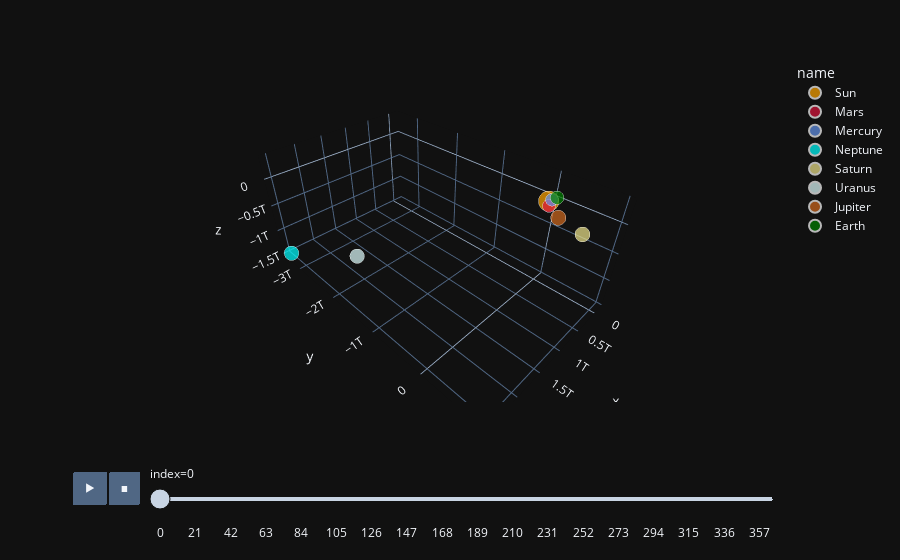

Source (notebook cell):
### Code cell
fig = px.scatter_3d(downsampled_position_history, x="x", y="y", z="z", color="name", size="radius",
                    animation_frame="index", animation_group="name",
                    template="plotly_dark",
                    color_discrete_sequence=["orange", "crimson", "cornflowerblue", "cyan", "khaki", "lightcyan", "chocolate", "green"]
                    ) 
# fig.update_layout(sliders=sliders)
fig

### Figure 1 — Plotly figure (JSON) as saved in the notebook; plotly's stock layout.template omitted (floating-point values rounded to 4 significant figures)
{"data": [{"hovertemplate": "name=Sun<br>index=0<br>x=%{x}<br>y=%{y}<br>z=%{z}<br>radius=%{marker.size}<extra></extra>", "ids": ["Sun"], "legendgroup": "Sun", "marker": {"color": "orange", "size": [20.36], "sizemode": "area", "sizeref": 0.0509, "symbol": "circle"}, "mode": "markers", "name": "Sun", "scene": "scene", "showlegend": true, "type": "scatter3d", "x": [0], "y": [0], "z": [0]}, {"hovertemplate": "name=Mars<br>index=0<br>x=%{x}<br>y=%{y}<br>z=%{z}<br>radius=%{marker.size}<extra></extra>", "ids": ["Mars"], "legendgroup": "Mars", "marker": {"color": "crimson", "size": [8.128], "sizemode": "area", "sizeref": 0.0509, "symbol": "circle"}, "mode": "markers", "name": "Mars", "scene": "scene", "showlegend": true, "type": "scatter3d", "x": [180000000000.0], "y": [108800000000.0], "z": [45030000000.0]}, {"hovertemplate": "name=Mercury<br>index=0<br>x=%{x}<br>y=%{y}<br>z=%{z}<br>radius=%{marker.size}<extra></extra>", "ids": ["Mercury"], "legendgroup": "Mercury", "marker": {"color": "cornflowerblue", "size": [7.8], "sizemode": "area", "sizeref": 0.0509, "symbol": "circle"}, "mode": "markers", "name": "Mercury", "scene": "scene", "showlegend": true, "type": "scatter3d", "x": [-37440000000.0], "y": [28020000000.0], "z": [18850000000.0]}, {"hovertemplate": "name=Neptune<br>index=0<br>x=%{x}<br>y=%{y}<br>z=%{z}<br>radius=%{marker.size}<extra></extra>", "ids": ["Neptune"], "legendgroup": "Neptune", "marker": {"color": "cyan", "size": [10.15], "sizemode": "area", "sizeref": 0.0509, "symbol": "circle"}, "mode": "markers", "name": "Neptune", "scene": "scene", "showlegend": true, "type": "scatter3d", "x": [2535683908365], "y": [-3424295260323], "z": [-1465000000000.0]}, {"hovertemplate": "name=Saturn<br>index=0<br>x=%{x}<br>y=%{y}<br>z=%{z}<br>radius=%{marker.size}<extra></extra>", "ids": ["Saturn"], "legendgroup": "Saturn", "marker": {"color": "khaki", "size": [10.97], "sizemode": "area", "sizeref": 0.0509, "symbol": "circle"}, "mode": "markers", "name": "Saturn", "scene": "scene", "showlegend": true, "type": "scatter3d", "x": [922100000000.0], "y": [952500000000.0], "z": [353800000000.0]}, {"hovertemplate": "name=Uranus<br>index=0<br>x=%{x}<br>y=%{y}<br>z=%{z}<br>radius=%{marker.size}<extra></extra>", "ids": ["Uranus"], "legendgroup": "Uranus", "marker": {"color": "lightcyan", "size": [10.14], "sizemode": "area", "sizeref": 0.0509, "symbol": "circle"}, "mode": "markers", "name": "Uranus", "scene": "scene", "showlegend": true, "type": "scatter3d", "x": [2181136954806], "y": [-1850525660559], "z": [-841300000000.0]}, {"hovertemplate": "name=Jupiter<br>index=0<br>x=%{x}<br>y=%{y}<br>z=%{z}<br>radius=%{marker.size}<extra></extra>", "ids": ["Jupiter"], "legendgroup": "Jupiter", "marker": {"color": "chocolate", "size": [11.15], "sizemode": "area", "sizeref": 0.0509, "symbol": "circle"}, "mode": "markers", "name": "Jupiter", "scene": "scene", "showlegend": true, "type": "scatter3d", "x": [558400000000.0], "y": [456600000000.0], "z": [182100000000.0]}, {"hovertemplate": "name=Earth<br>index=0<br>x=%{x}<br>y=%{y}<br>z=%{z}<br>radius=%{marker.size}<extra></extra>", "ids": ["Earth"], "legendgroup": "Earth", "marker": {"color": "green", "size": [8.76], "sizemode": "area", "sizeref": 0.0509, "symbol": "circle"}, "mode": "markers", "name": "Earth", "scene": "scene", "showlegend": true, "type": "scatter3d", "x": [-136000000000.0], "y": [53750000000.0], "z": [23310000000.0]}], "layout": {"legend": {"itemsizing": "constant", "title": {"text": "name"}, "tracegroupgap": 0}, "margin": {"t": 60}, "scene": {"domain": {"x": [0, 1], "y": [0, 1]}, "xaxis": {"title": {"text": "x"}}, "yaxis": {"title": {"text": "y"}}, "zaxis": {"title": {"text": "z"}}}, "sliders": [{"active": 0, "currentvalue": {"prefix": "index="}, "len": 0.9, "pad": {"b": 10, "t": 60}, "steps": [{"args": [["0"], {"frame": {"duration": 0, "redraw": true}, "fromcurrent": true, "mode": "immediate", "transition": {"duration": 0, "easing": "linear"}}], "label": "0", "method": "animate"}, {"args": [["7"], {"frame": {"duration": 0, "redraw": true}, "fromcurrent": true, "mode": "immediate", "transition": {"duration": 0, "easing": "linear"}}], "label": "7", "method": "animate"}, {"args": [["14"], {"frame": {"duration": 0, "redraw": true}, "fromcurrent": true, "mode": "immediate", "transition": {"duration": 0, "easing": "linear"}}], "label": "14", "method": "animate"}, {"args": [["21"], {"frame": {"duration": 0, "redraw": true}, "fromcurrent": true, "mode": "immediate", "transition": {"duration": 0, "easing": "linear"}}], "label": "21", "method": "animate"}, {"args": [["28"], {"frame": {"duration": 0, "redraw": true}, "fromcurrent": true, "mode": "immediate", "transition": {"duration": 0, "easing": "linear"}}], "label": "28", "method": "animate"}, {"args": [["35"], {"frame": {"duration": 0, "redraw": true}, "fromcurrent": true, "mode": "immediate", "transition": {"duration": 0, "easing": "linear"}}], "label": "35", "method": "animate"}, {"args": [["42"], {"frame": {"duration": 0, "redraw": true}, "fromcurrent": true, "mode": "immediate", "transition": {"duration": 0, "easing": "linear"}}], "label": "42", "method": "animate"}, {"args": [["49"], {"frame": {"duration": 0, "redraw": true}, "fromcurrent": true, "mode": "immediate", "transition": {"duration": 0, "easing": "linear"}}], "label": "49", "method": "animate"}, {"args": [["56"], {"frame": {"duration": 0, "redraw": true}, "fromcurrent": true, "mode": "immediate", "transition": {"duration": 0, "easing": "linear"}}], "label": "56", "method": "animate"}, {"args": [["63"], {"frame": {"duration": 0, "redraw": true}, "fromcurrent": true, "mode": "immediate", "transition": {"duration": 0, "easing": "linear"}}], "label": "63", "method": "animate"}, {"args": [["70"], {"frame": {"duration": 0, "redraw": true}, "fromcurrent": true, "mode": "immediate", "transition": {"duration": 0, "easing": "linear"}}], "label": "70", "method": "animate"}, {"args": [["77"], {"frame": {"duration": 0, "redraw": true}, "fromcurrent": true, "mode": "immediate", "transition": {"duration": 0, "easing": "linear"}}], "label": "77", "method": "animate"}, {"args": [["84"], {"frame": {"duration": 0, "redraw": true}, "fromcurrent": true, "mode": "immediate", "transition": {"duration": 0, "easing": "linear"}}], "label": "84", "method": "animate"}, {"args": [["91"], {"frame": {"duration": 0, "redraw": true}, "fromcurrent": true, "mode": "immediate", "transition": {"duration": 0, "easing": "linear"}}], "label": "91", "method": "animate"}, {"args": [["98"], {"frame": {"duration": 0, "redraw": true}, "fromcurrent": true, "mode": "immediate", "transition": {"duration": 0, "easing": "linear"}}], "label": "98", "method": "animate"}, {"args": [["105"], {"frame": {"duration": 0, "redraw": true}, "fromcurrent": true, "mode": "immediate", "transition": {"duration": 0, "easing": "linear"}}], "label": "105", "method": "animate"}, {"args": [["112"], {"frame": {"duration": 0, "redraw": true}, "fromcurrent": true, "mode": "immediate", "transition": {"duration": 0, "easing": "linear"}}], "label": "112", "method": "animate"}, {"args": [["119"], {"frame": {"duration": 0, "redraw": true}, "fromcurrent": true, "mode": "immediate", "transition": {"duration": 0, "easing": "linear"}}], "label": "119", "method": "animate"}, {"args": [["126"], {"frame": {"duration": 0, "redraw": true}, "fromcurrent": true, "mode": "immediate", "transition": {"duration": 0, "easing": "linear"}}], "label": "126", "method": "animate"}, {"args": [["133"], {"frame": {"duration": 0, "redraw": true}, "fromcurrent": true, "mode": "immediate", "transition": {"duration": 0, "easing": "linear"}}], "label": "133", "method": "animate"}, {"args": [["140"], {"frame": {"duration": 0, "redraw": true}, "fromcurrent": true, "mode": "immediate", "transition": {"duration": 0, "easing": "linear"}}], "label": "140", "method": "animate"}, {"args": [["147"], {"frame": {"duration": 0, "redraw": true}, "fromcurrent": true, "mode": "immediate", "transition": {"duration": 0, "easing": "linear"}}], "label": "147", "method": "animate"}, {"args": [["154"], {"frame": {"duration": 0, "redraw": true}, "fromcurrent": true, "mode": "immediate", "transition": {"duration": 0, "easing": "linear"}}], "label": "154", "method": "animate"}, {"args": [["161"], {"frame": {"duration": 0, "redraw": true}, "fromcurrent": true, "mode": "immediate", "transition": {"duration": 0, "easing": "linear"}}], "label": "161", "method": "animate"}, {"args": [["168"], {"frame": {"duration": 0, "redraw": true}, "fromcurrent": true, "mode": "immediate", "transition": {"duration": 0, "easing": "linear"}}], "label": "168", "method": "animate"}, {"args": [["175"], {"frame": {"duration": 0, "redraw": true}, "fromcurrent": true, "mode": "immediate", "transition": {"duration": 0, "easing": "linear"}}], "label": "175", "method": "animate"}, {"args": [["182"], {"frame": {"duration": 0, "redraw": true}, "fromcurrent": true, "mode": "immediate", "transition": {"duration": 0, "easing": "linear"}}], "label": "182", "method": "animate"}, {"args": [["189"], {"frame": {"duration": 0, "redraw": true}, "fromcurrent": true, "mode": "immediate", "transition": {"duration": 0, "easing": "linear"}}], "label": "189", "method": "animate"}, {"args": [["196"], {"frame": {"duration": 0, "redraw": true}, "fromcurrent": true, "mode": "immediate", "transition": {"duration": 0, "easing": "linear"}}], "label": "196", "method": "animate"}, {"args": [["203"], {"frame": {"duration": 0, "redraw": true}, "fromcurrent": true, "mode": "immediate", "transition": {"duration": 0, "easing": "linear"}}], "label": "203", "method": "animate"}, {"args": [["210"], {"frame": {"duration": 0, "redraw": true}, "fromcurrent": true, "mode": "immediate", "transition": {"duration": 0, "easing": "linear"}}], "label": "210", "method": "animate"}, {"args": [["217"], {"frame": {"duration": 0, "redraw": true}, "fromcurrent": true, "mode": "immediate", "transition": {"duration": 0, "easing": "linear"}}], "label": "217", "method": "animate"}, {"args": [["224"], {"frame": {"duration": 0, "redraw": true}, "fromcurrent": true, "mode": "immediate", "transition": {"duration": 0, "easing": "linear"}}], "label": "224", "method": "animate"}, {"args": [["231"], {"frame": {"duration": 0, "redraw": true}, "fromcurrent": true, "mode": "immediate", "transition": {"duration": 0, "easing": "linear"}}], "label": "231", "method": "animate"}, {"args": [["238"], {"frame": {"duration": 0, "redraw": true}, "fromcurrent": true, "mode": "immediate", "transition": {"duration": 0, "easing": "linear"}}], "label": "238", "method": "animate"}, {"args": [["245"], {"frame": {"duration": 0, "redraw": true}, "fromcurrent": true, "mode": "immediate", "transition": {"duration": 0, "easing": "linear"}}], "label": "245", "method": "animate"}, {"args": [["252"], {"frame": {"duration": 0, "redraw": true}, "fromcurrent": true, "mode": "immediate", "transition": {"duration": 0, "easing": "linear"}}], "label": "252", "method": "animate"}, {"args": [["259"], {"frame": {"duration": 0, "redraw": true}, "fromcurrent": true, "mode": "immediate", "transition": {"duration": 0, "easing": "linear"}}], "label": "259", "method": "animate"}, {"args": [["266"], {"frame": {"duration": 0, "redraw": true}, "fromcurrent": true, "mode": "immediate", "transition": {"duration": 0, "easing": "linear"}}], "label": "266", "method": "animate"}, {"args": [["273"], {"frame": {"duration": 0, "redraw": true}, "fromcurrent": true, "mode": "immediate", "transition": {"duration": 0, "easing": "linear"}}], "label": "273", "method": "animate"}, {"args": [["280"], {"frame": {"duration": 0, "redraw": true}, "fromcurrent": true, "mode": "immediate", "transition": {"duration": 0, "easing": "linear"}}], "label": "280", "method": "animate"}, {"args": [["287"], {"frame": {"duration": 0, "redraw": true}, "fromcurrent": true, "mode": "immediate", "transition": {"duration": 0, "easing": "linear"}}], "label": "287", "method": "animate"}, {"args": [["294"], {"frame": {"duration": 0, "redraw": true}, "fromcurrent": true, "mode": "immediate", "transition": {"duration": 0, "easing": "linear"}}], "label": "294", "method": "animate"}, {"args": [["301"], {"frame": {"duration": 0, "redraw": true}, "fromcurrent": true, "mode": "immediate", "transition": {"duration": 0, "easing": "linear"}}], "label": "301", "method": "animate"}, {"args": [["308"], {"frame": {"duration": 0, "redraw": true}, "fromcurrent": true, "mode": "immediate", "transition": {"duration": 0, "easing": "linear"}}], "label": "308", "method": "animate"}, {"args": [["315"], {"frame": {"duration": 0, "redraw": true}, "fromcurrent": true, "mode": "immediate", "transition": {"duration": 0, "easing": "linear"}}], "label": "315", "method": "animate"}, {"args": [["322"], {"frame": {"duration": 0, "redraw": true}, "fromcurrent": true, "mode": "immediate", "transition": {"duration": 0, "easing": "linear"}}], "label": "322", "method": "animate"}, {"args": [["329"], {"frame": {"duration": 0, "redraw": true}, "fromcurrent": true, "mode": "immediate", "transition": {"duration": 0, "easing": "linear"}}], "label": "329", "method": "animate"}, {"args": [["336"], {"frame": {"duration": 0, "redraw": true}, "fromcurrent": true, "mode": "immediate", "transition": {"duration": 0, "easing": "linear"}}], "label": "336", "method": "animate"}, {"args": [["343"], {"frame": {"duration": 0, "redraw": true}, "fromcurrent": true, "mode": "immediate", "transition": {"duration": 0, "easing": "linear"}}], "label": "343", "method": "animate"}, {"args": [["350"], {"frame": {"duration": 0, "redraw": true}, "fromcurrent": true, "mode": "immediate", "transition": {"duration": 0, "easing": "linear"}}], "label": "350", "method": "animate"}, {"args": [["357"], {"frame": {"duration": 0, "redraw": true}, "fromcurrent": true, "mode": "immediate", "transition": {"duration": 0, "easing": "linear"}}], "label": "357", "method": "animate"}, {"args": [["364"], {"frame": {"duration": 0, "redraw": true}, "fromcurrent": true, "mode": "immediate", "transition": {"duration": 0, "easing": "linear"}}], "label": "364", "method": "animate"}], "x": 0.1, "xanchor": "left", "y": 0, "yanchor": "top"}], "updatemenus": [{"buttons": [{"args": [null, {"frame": {"duration": 500, "redraw": true}, "fromcurrent": true, "mode": "immediate", "transition": {"duration": 500, "easing": "linear"}}], "label": "&#9654;", "method": "animate"}, {"args": [[null], {"frame": {"duration": 0, "redraw": true}, "fromcurrent": true, "mode": "immediate", "transition": {"duration": 0, "easing": "linear"}}], "label": "&#9724;", "method": "animate"}], "direction": "left", "pad": {"r": 10, "t": 70}, "showactive": false, "type": "buttons", "x": 0.1, "xanchor": "right", "y": 0, "yanchor": "top"}]}}
